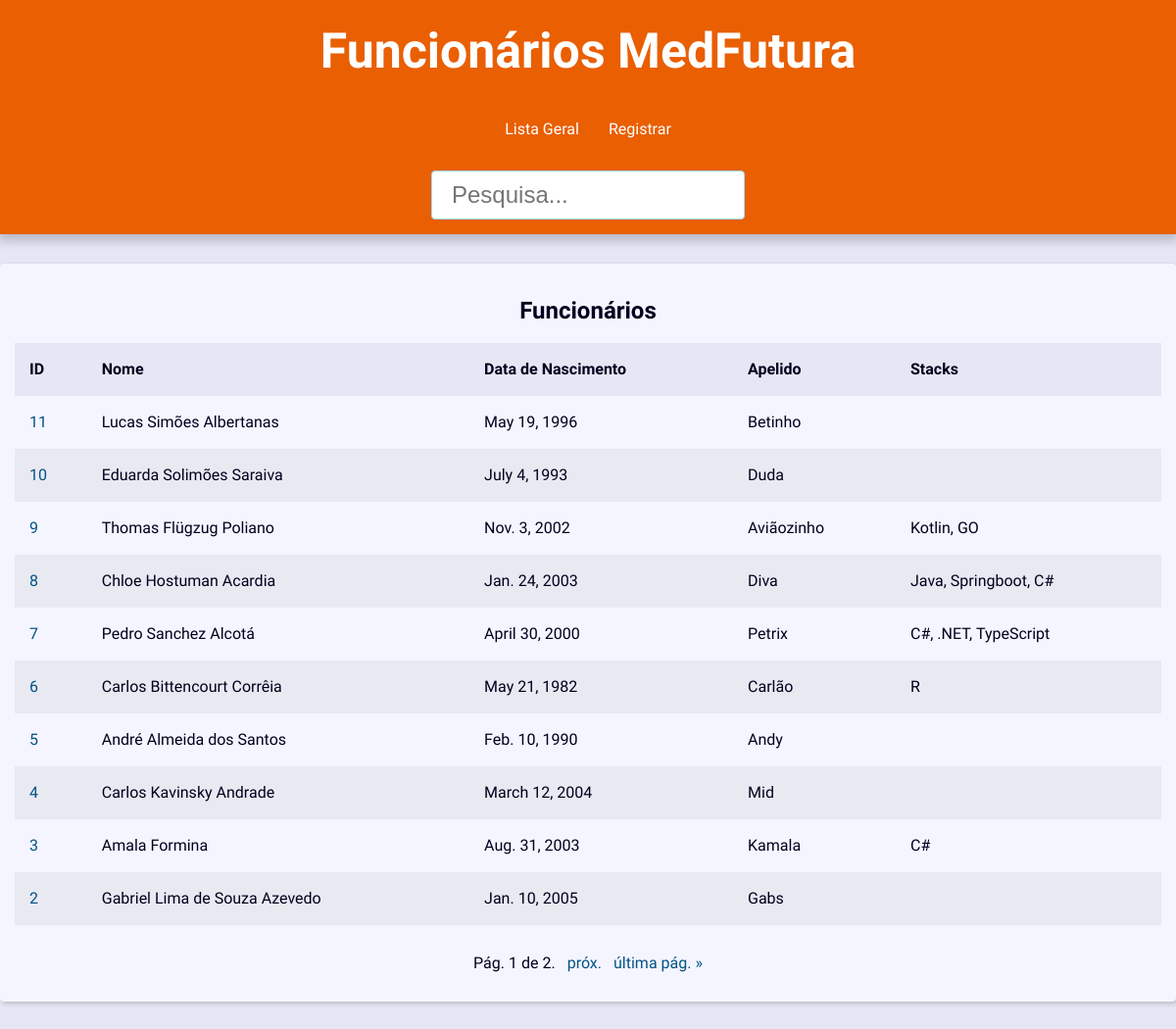
Before: / with the older database file.
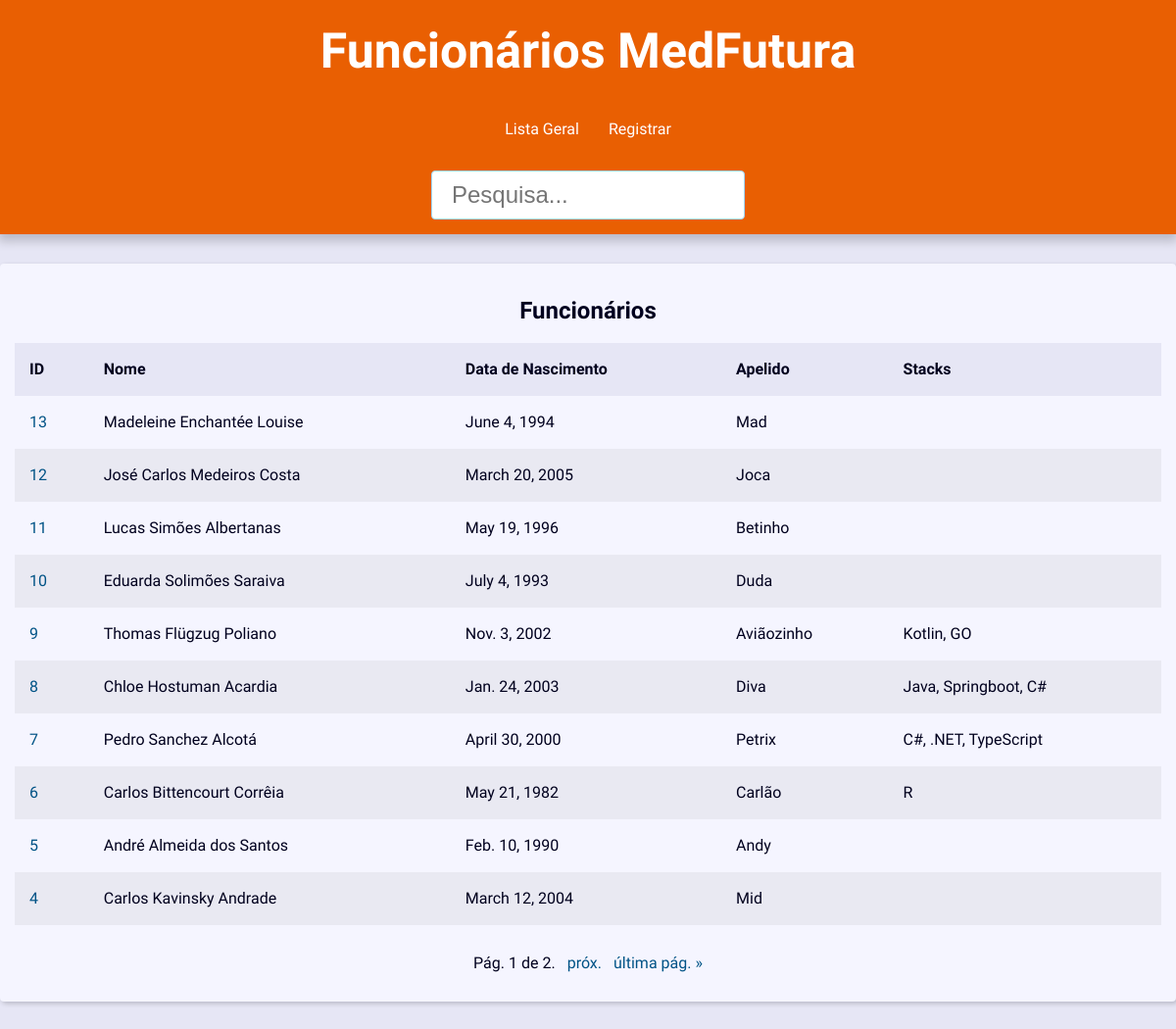
After: the same page with the newer database file.
### funcionarios/models.py (models this page shows, shortened)
class Funcionario(models.Model):
    apelido = models.CharField(max_length=32)
    nome_Completo = models.CharField(max_length=100)
    data_Nasc = models.DateField()
    stacks = models.TextField(max_length=200, blank=True)

### funcionarios/views/func_views.py (the view)
# urls.py: path('', views.index, name='index'),
def index(request):
    funcionarios = Funcionario.objects \
    .order_by('-id')
    paginator = Paginator(funcionarios, 10)
    page_number = request.GET.get("page")
    page_obj = paginator.get_page(page_number)
    context = {
        'page_obj': page_obj,
        'site_title': 'MedFutura - Funcionários',
    }
    return render(
        request,
        'funcionarios/index.html',
        context
    )

### funcionarios/templates/funcionarios/index.html
{% extends 'global/base.html' %}
{% block content%}
    {% if page_obj %}
    <div class="responsive-table">
        <table class="contacts-table">
            <caption class="table-caption">
                Funcionários
            </caption>
            <thead>
                <tr class="table-row table-row-header">
                    <th class="table-header">ID</th>
                    <th class="table-header">Nome</th>
                    <th class="table-header">Data de Nascimento</th>
                    <th class="table-header">Apelido</th>
                    <th class="table-header">Stacks</th>
                </tr>
                <tbody>
                    {% for funcionario in page_obj %}
                    <tr class="table-row">
                        <td class="table-cel">
                            <a class="table-link" href="{% url 'funcionarios:funcionariouni' funcionario.id %}">
                                {{ funcionario.id }}
                            </a>
                        </td>
                        <td class="table-cel">
                            {{ funcionario.nome_Completo}}
                        </td>
                        <td class="table-cel">
                            {{ funcionario.data_Nasc }}
                        </td>
                        <td class="table-cel">
                            {{ funcionario.apelido }}
                        </td>
                        <td class="table-cel">
                            {{ funcionario.stacks }}
                        </td>
                    </tr>
                    {% endfor %}
                </tbody>
            </thead>
        </table>
    </div>
    {% else %}
    <div class="single-contact">
        <h1 class="single-contact-name">
            Nenhum funcionário encontrado.
        </h1>
    </div>
    {% endif%}
{% endblock content%}

### base_templates/global/base.html (shortened to what this page needs)
{% load static %}<!DOCTYPE html>
<html lang="en">
<head>
    <link rel="stylesheet" href="{% static 'global/css/style.css' %}">
</head>
<body>
    <header class="header">
        <h1 class="header-heading">
            <a href="{% url 'funcionarios:index' %}" class="header-link">
                Funcionários MedFutura
            </a>
            </h1>
            <nav class="menu">
                <ul class="menu-list">
                    <li class="menu-item">
                        <a href="{% url 'funcionarios:index' %}" class="menu-link">
                            Lista Geral
                        </a>
                    </li>
                    <li class="menu-item">
                        <a href="{% url 'funcionarios:create' %}" class="menu-link">
                           Registrar
                        </a>
                    </li>
                </ul>
            </nav>
            <div class="search">
                <form action="{% url 'funcionarios:pesquisa' %}" method="get">
                    <input type="text" class="search-input" placeholder="Pesquisa..." id="search" name="q" value="{{ valor_pesquisa }}">
                </form>
            </div>
    </header>
    <main class="content">
        {% block content %} {% endblock content%}
        {% include 'global/partials/_pagination.html' %}
    </main>
</body>
</html>

### base_templates/global/partials/_pagination.html (shortened to what this page needs)
{%if page_obj %}
    <div class="pagination">
        <span class="step-links">
            <span class="current">
                Pág. {{ page_obj.number }} de {{ page_obj.paginator.num_pages }}.
            </span>
            {% if page_obj.has_next %}
                <a href="?page={{ page_obj.next_page_number }}&q={{ request.GET.q.strip }}">próx.</a>
                <a href="?page={{ page_obj.paginator.num_pages }}&q={{ request.GET.q.strip }}">última pág. &raquo;</a>
            {% endif %}
        </span>
    </div>
{% endif %}

### base_static/global/css/style.css (style rules this page uses)
:root { --spacing: 1.5rem; --link-dark-color: rgb(0, 83, 134); --link-light-color: rgb(156, 217, 255); --clr-white: rgb(245, 245, 255); --clr-black: rgb(0, 0, 30); --clr-light-gray: rgb(230, 230, 245); --clr-dark-shadow-5: rgba(0, 0, 10, 5%); --clr-dark-shadow-10: rgba(0, 0, 10, 10%); --clr-dark-shadow-20: rgba(0, 0, 10, 20%); --clr-light-shadow-5: rgba(200, 200, 255, 5%); --clr-light-shadow-10: rgba(200, 200, 255, 10%); --clr-light-shadow-20: rgba(200, 200, 255, 20%); --main-page-width: 120rem; --table-min-width: 60rem; --biggest-font-size: 5rem; --bigger-font-size: 4rem; --big-font-size: 3.2rem; --medium-font-size: 2.4rem; --small-font-size: 1.6rem; --smaller-font-size: 1.4rem; --smallest-font-size: 1.2rem; --transition-fast: 300ms; --transition-medium: 600ms; --transition-slow: 1s; --default-border-radius: 4px; }
*, *::before, *::after { margin: 0; padding: 0; box-sizing: border-box; }
html { font-size: 62.5%; }
body { font-family: "Oswald", sans-serif; line-height: 1.5; font-size: var(--small-font-size); color: var(--clr-black); -webkit-font-smoothing: antialiased; background: var(--clr-light-gray); }
.header { background: #e95f02; padding: var(--spacing); box-shadow: 0 5px 10px 2px var(--clr-dark-shadow-20); z-index: 1; position: relative; }
.header-heading { font-size: var(--biggest-font-size); text-align: center; }
.header-link { color: #ffffff; text-decoration: none; transition: filter var(--transition-fast) ease-in-out; }
.menu { margin: var(--spacing); }
.menu-list { list-style: none; display: flex; justify-content: center; flex-flow: row wrap; }
.menu-link { display: block; padding: var(--spacing); color: #ffffff; text-decoration: none; transition: background-color var(--transition-fast) ease-in-out; border-radius: var(--default-border-radius); }
.content { max-width: var(--main-page-width); margin: calc(var(--spacing) * 2) auto; padding: var(--spacing); background: var(--clr-white); box-shadow: 2px 2px 5px var(--clr-dark-shadow-20); border-radius: var(--default-border-radius); }
.responsive-table { width: 100%; overflow-x: auto; }
.contacts-table { width: 100%; min-width: var(--table-min-width); border-collapse: collapse; }
.table-caption { font-size: var(--medium-font-size); font-weight: bold; padding: var(--spacing); }
.table-row { text-align: left; text-overflow: ellipsis; transition: background-color var(--transition-fast) ease-in-out; }
.table-row:nth-of-type(2n) { background: var(--clr-dark-shadow-5); }
.table-row-header { background: var(--clr-light-gray); color: var(--clr-black); }
.table-cel, .table-header { padding: var(--spacing); }
.table-link { color: var(--link-dark-color); transition: color var(--transition-fast) ease-in-out; text-decoration: none; }
.pagination { margin-top: var(--spacing); display: flex; justify-content: center; padding: calc(var(--spacing) * 0.8); font-size: var(--small-font-size); }
.pagination .step-links { display: flex; gap: calc(var(--spacing) * 0.8); }
.pagination .step-links a { color: var(--link-dark-color); transition: color var(--transition-fast) ease-in-out; text-decoration: none; display: block; }
.search { display: flex; justify-content: center; }
.search-input { font-size: var(--medium-font-size); padding: 1rem 2rem; width: 100%; max-width: 32rem; border-radius: var(--default-border-radius); border: 1px solid var(--link-light-color); }

Changed rows visible on the page:
no longer on this page (row unchanged): Funcionario: id "3", nome_Completo "Amala Formina", data_Nasc "Aug. 31, 2003", apelido "Kamala", stacks "C#"
no longer on this page (row unchanged): Funcionario: id "2", nome_Completo "Gabriel Lima de Souza Azevedo", data_Nasc "Jan. 10, 2005", apelido "Gabs"
added Funcionario: id "13", nome_Completo "Madeleine Enchantée Louise", data_Nasc "June 4, 1994", apelido "Mad"
added Funcionario: id "12", nome_Completo "José Carlos Medeiros Costa", data_Nasc "March 20, 2005", apelido "Joca"
